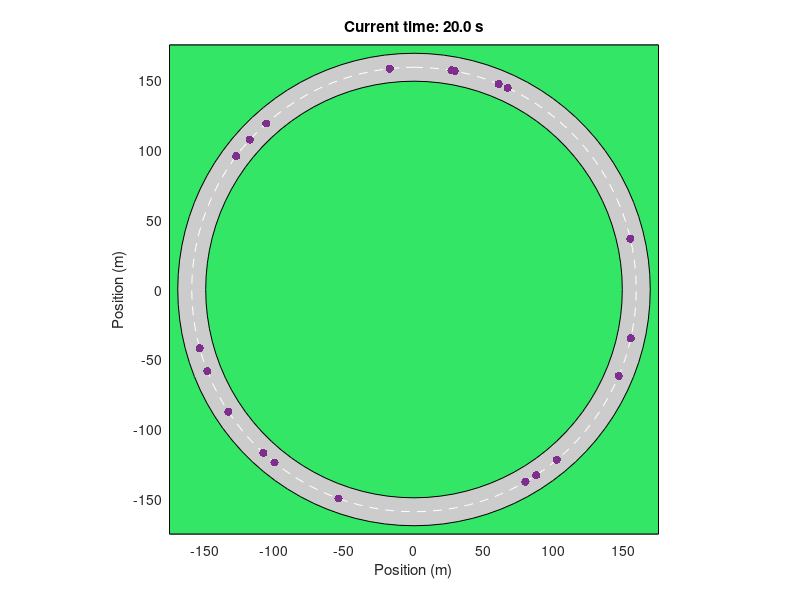

Recreate this plot in MATLAB.
%% TRAFFIC
% Our totally awesome traffic model.
% Version: 2012nov03

%% Set parameters
tic
disp('Setting parameters...')
ndrivers=20; % Number of drivers
tracklength=1000; % Track length in meters
maxtime=20; % Number of seconds to simulate
dt=0.1; % Timestep size in seconds
npts=maxtime/dt;
defaultv=30; % Default velocity in m/s
tau=round(0.3/dt);


%% Set up initial conditions
drivers=struct;
for d=1:ndrivers
    drivers(d).x=(d/ndrivers)*tracklength; % Initial position
    drivers(d).v=defaultv+10*randn; % Initial velocity
    drivers(d).a=0.1; % Initial acceleration
    drivers(d).state=0; % Alert vs. fucked
    drivers(d).headway=Inf; % Amount of distance to car in front
    drivers(d).infront=mod(d,ndrivers)+1; % Index of driver in front
end


%% Run simulation
positions=zeros(ndrivers,npts);
for t=1:npts
    for d=1:ndrivers
        positions(d,t)=drivers(d).x; % Save current position
        
        drivers(d).state=0; % Update state
        if t>tau
            drivers(d).headway=diff(positions([d drivers(d).infront],t-tau));
        end
        
        drivers(d).v=drivers(d).v+drivers(d).a; % Update velocity
        drivers(d).x=mod(drivers(d).x+drivers(d).v*dt,tracklength); % Update position
        
    end
end

figure('position',[200 200 800 800]); hold on
radius=tracklength/(2*pi);
toc

%% Plot track
grass=[0.2 0.9 0.4];
bitumen=0.8*[1 1 1];
trackwidth=10; % Width of track
axislims=1.1*radius*[-1 1];
fill(axislims(1)*[-1 1 1 -1],axislims(1)*[-1 -1 1 1],grass)
phi = (0:0.01:1)'*2*pi;
xouter = (radius+trackwidth)*sin(phi);
youter = (radius+trackwidth)*cos(phi);
fill(xouter,youter,bitumen)
xinner = (radius-trackwidth)*sin(phi);
yinner = (radius-trackwidth)*cos(phi);
fill(xinner,yinner,grass)
xmid = (radius)*sin(phi);
ymid = (radius)*cos(phi);
plot(xmid,ymid,'w--')




%% Plot cars
for t=1:npts
    current=positions(:,t);
    x=radius*cos(2*pi*current/tracklength);
    y=radius*sin(2*pi*current/tracklength);
    q=scatter(x,y,'filled','k');
    axis equal; box on
    xlabel('Position (m)')
    ylabel('Position (m)')
    title(sprintf('Current time: %0.1f s',t*dt));
    xlim(axislims)
    ylim(axislims)
    drawnow
    pause(dt)
    if t<npts, delete(q), end
end


disp('Done.')